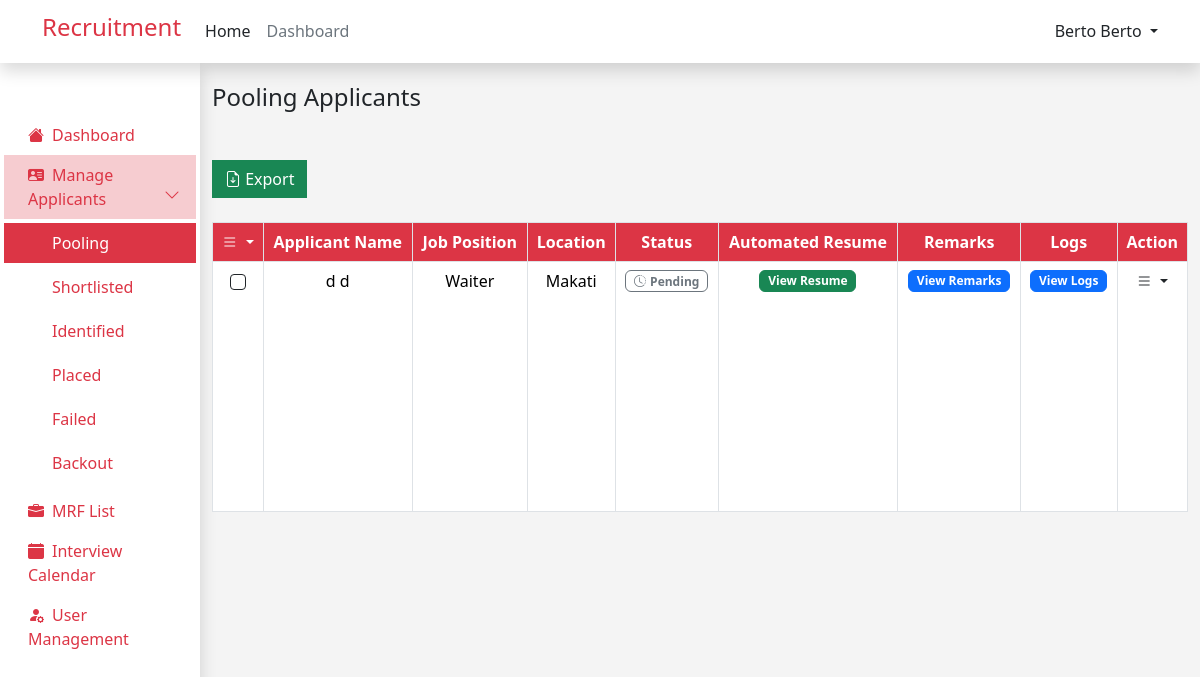
Page /admin/pooling_applicant.php (signed in) on the committed database.
### tables this page shows
CREATE TABLE `job_applicants` (
  `id` int(12) NOT NULL,
  `user_id` int(12) NOT NULL,
  `job_id` int(12) NOT NULL,
  `application_status` varchar(255) NOT NULL,
  `interview_date` datetime DEFAULT NULL,
  `remark` text NOT NULL,
  `employee_id` int(11) NOT NULL
);

CREATE TABLE `user` (
  `id` int(11) NOT NULL,
  `first_name` varchar(255) NOT NULL,
  `last_name` varchar(255) NOT NULL,
  `email` varchar(255) NOT NULL,
  `password` varchar(255) NOT NULL,
  `role` varchar(255) NOT NULL,
  `resume` varchar(255) NOT NULL,
  `branch` varchar(255) NOT NULL,
  `industry_access` varchar(255) NOT NULL,
  `verify_token` varchar(255) NOT NULL,
  `verify_status` tinyint(2) NOT NULL DEFAULT 0 COMMENT '0=not verified, 1=verified'
);

CREATE TABLE `mrfs` (
  `id` int(11) NOT NULL,
  `industry` varchar(255) NOT NULL,
  `mrf_status` varchar(255) NOT NULL,
  `closed_date` date NOT NULL,
  `request_date` date NOT NULL DEFAULT current_timestamp(),
  `client` varchar(255) NOT NULL,
  `location` varchar(255) NOT NULL,
  `aging_days` varchar(255) NOT NULL,
  `mrf_number` varchar(255) NOT NULL,
  `new_request` varchar(255) NOT NULL,
  `head_count` int(11) NOT NULL,
  `job_position` varchar(255) NOT NULL,
  `contract_type` varchar(255) NOT NULL,
  `classification` varchar(255) NOT NULL,
  `placed` int(11) NOT NULL,
  `variance` int(11) NOT NULL,
  `cancel` int(11) NOT NULL,
  `job_description` text NOT NULL,
  `qualification` text NOT NULL,
  `remarks` text NOT NULL
);

### components/applicants_table.php (the view, shortened to what this page needs)
<link rel="stylesheet" href="https://cdn.datatables.net/2.0.3/css/dataTables.dataTables.min.css">
<tbody style="height: 250px;">
    <?php
    while ($row = mysqli_fetch_assoc($result)) {
        ?>
        <tr>
            <td class="text-center">
                <div class="form-check d-flex justify-content-center ">
                    <input class="form-check-input  border border-1 border-dark" type="checkbox" name="checkbox_value[]"
                        value="<?php echo $row['id']; ?>">
                </div>
            </td>
            <td>
                <?php echo $row['first_name'] . ' ' . $row['last_name']; ?>
            </td>
            <td>
                <?php
                if ($row['application_status'] == 'Pooling') {
                    ?>
                    <button type="button" class="btn btn-primary badge" data-bs-toggle="modal" data-bs-target="#viewMRFModal"
                        data-applicantId="<?php echo $row['id']; ?>">
                        Select MRF List
                    </button>
                    <?php
                } else {
                    echo $row['job_position'];
                }
                ?>
            </td>
            <td>
                <?php
                if ($row['application_status'] !== 'Pooling') {
                    echo $row['location'];
                }
                ?>
            </td>
            <td>
                <?php
                $status = $row['application_status'];
                switch ($status) {
                    case 'Pending':
                        ?>
                        <span class=" badge badge border border-secondary text-secondary ">
                            <i class="bi bi-clock-history me-1"></i>Pending
                        </span>
                        <?php
                        break;
                        ?>
                        <?php
                }
                ?>
            </td>
            <td>
                <button type="button" class="btn btn-success badge " data-bs-toggle="modal"
                    data-bs-target="#viewResumeModal<?php echo $row['id']; ?>">
                    View Resume
                </button>
            </td>
            <td>
                <button type="button" class="btn btn-primary badge " data-bs-toggle="modal"
                    data-bs-target="#viewRemarksModal<?php echo $row['id']; ?>">
                    View Remarks
                </button>
            </td>
            <td>
                <button type="button" class="btn btn-primary badge " data-bs-toggle="modal"
                    data-bs-target="#viewLogsModal<?php echo $row['id']; ?>">
                    View Logs
                </button>
            </td>
            <td>
                <div class="dropdown">
                    <a href="#" class="link-danger text-decoration-none dropdown-toggle text-dark" id="dropdownUser2"
                        data-bs-toggle="dropdown" aria-expanded="false">
                        <i class="bi bi-list"></i>
                    </a>
                </div>
            </td>
        </tr>
        <?php
    }
    ?>
</tbody>

### rows in the picture
job_applicants: user.first_name "d", user.last_name "d", mrfs.job_position "Waiter", mrfs.location "Makati", application_status "Pending" (drawn)

### other values in the picture
$user "Berto Berto"
